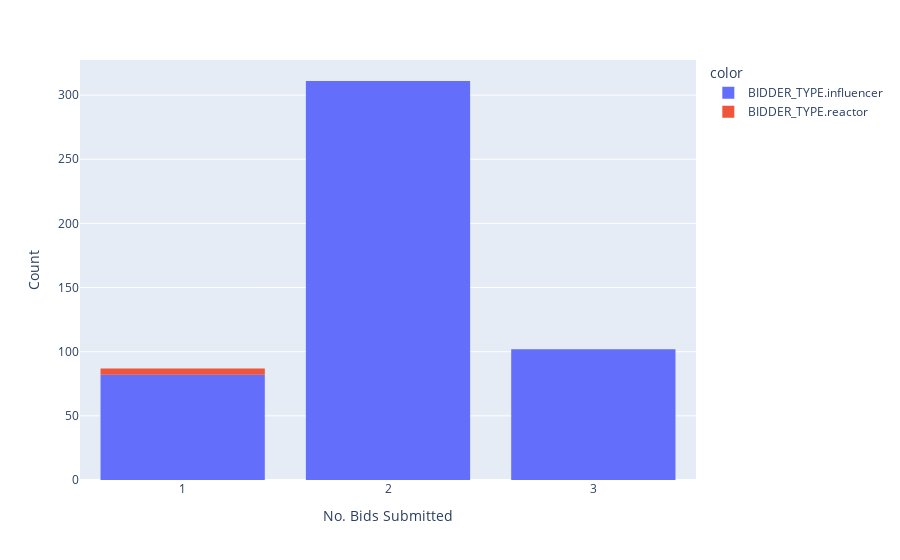

Here is the notebook cell this chart was saved with:
### Code cell
# ---WINNING BIDDER NO BIDS SUBMITTED---
fig = px.histogram(map(lambda no: str(no), df['winner_no_bids_submitted']), color=df['winner_type'])

fig.update_xaxes(title='No. Bids Submitted')
fig.update_yaxes(title='Count')
fig.show()

### Figure 1 — Plotly figure (JSON) as saved in the notebook; plotly's stock layout.template omitted (floating-point values rounded to 4 significant figures; data arrays with more than 128 entries replaced by an {"elided": "..."} marker saying what was removed)
{"data": [{"alignmentgroup": "True", "bingroup": "x", "hovertemplate": "color=BIDDER_TYPE.influencer<br>value=%{x}<br>count=%{y}<extra></extra>", "legendgroup": "BIDDER_TYPE.influencer", "marker": {"color": "#636efa", "pattern": {"shape": ""}}, "name": "BIDDER_TYPE.influencer", "offsetgroup": "BIDDER_TYPE.influencer", "orientation": "v", "showlegend": true, "type": "histogram", "x": {"elided": "495 str values"}, "xaxis": "x", "yaxis": "y"}, {"alignmentgroup": "True", "bingroup": "x", "hovertemplate": "color=BIDDER_TYPE.reactor<br>value=%{x}<br>count=%{y}<extra></extra>", "legendgroup": "BIDDER_TYPE.reactor", "marker": {"color": "#EF553B", "pattern": {"shape": ""}}, "name": "BIDDER_TYPE.reactor", "offsetgroup": "BIDDER_TYPE.reactor", "orientation": "v", "showlegend": true, "type": "histogram", "x": ["1", "1", "1", "1", "1"], "xaxis": "x", "yaxis": "y"}], "layout": {"barmode": "relative", "legend": {"title": {"text": "color"}, "tracegroupgap": 0}, "margin": {"t": 60}, "xaxis": {"anchor": "y", "domain": [0, 1], "title": {"text": "No. Bids Submitted"}}, "yaxis": {"anchor": "x", "domain": [0, 1], "title": {"text": "Count"}}}}
